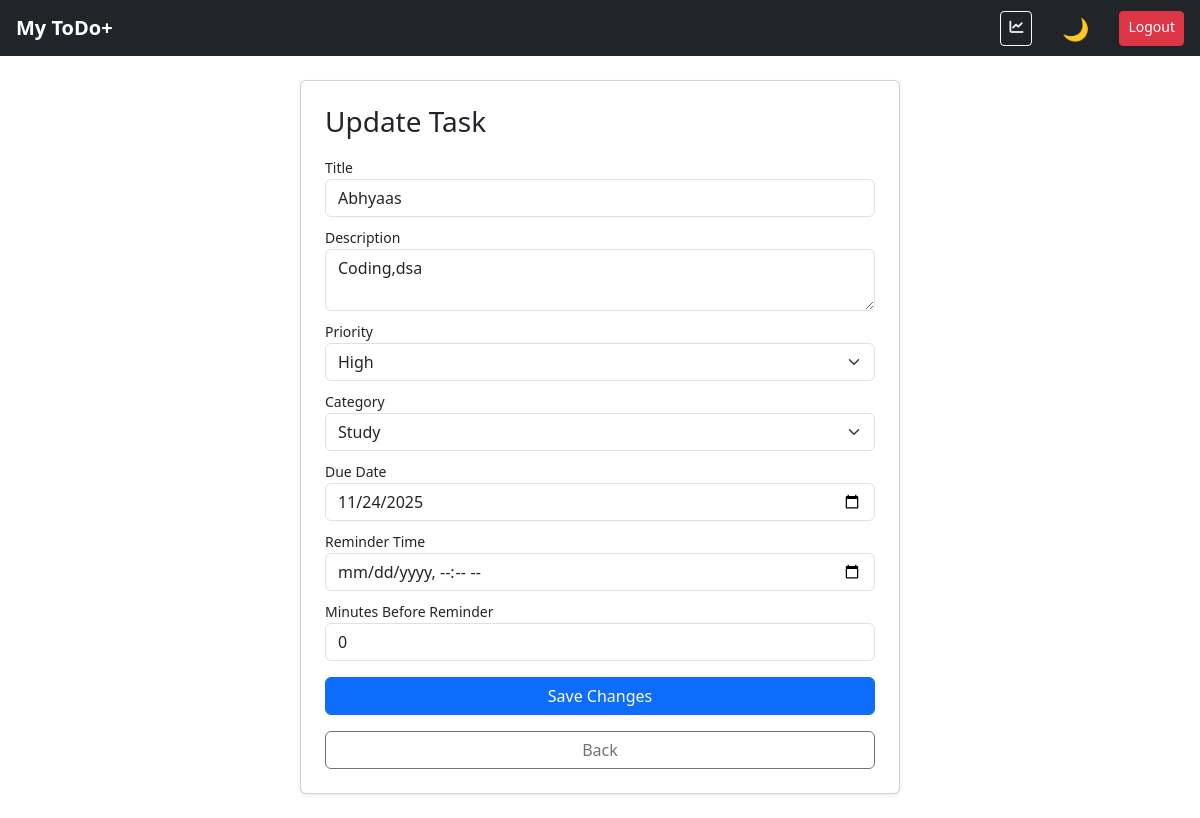
Screenshot of /update/2 (signed in) with the database file from the repository.
### app.py (models this page shows)
class Todo(db.Model):
    sno = db.Column(db.Integer, primary_key=True)
    title = db.Column(db.String(200), nullable=False)
    desc = db.Column(db.String(500), nullable=False)
    date_created = db.Column(db.DateTime, default=datetime.utcnow)
    completed = db.Column(db.Boolean, default=False)
    priority = db.Column(db.String(20), default="Medium")
    category = db.Column(db.String(50), default="General")
    due_date = db.Column(db.String(20), nullable=True)
    position = db.Column(db.Integer, default=0)
    user_id = db.Column(db.Integer, db.ForeignKey("user.id"), nullable=False)
    reminder_time = db.Column(db.DateTime, nullable=True)
    reminder_minutes_before = db.Column(db.Integer, default=0)
    status = db.Column(db.String(20), default="todo")  # todo, inprogress, done
    attachments = db.relationship("Attachment", backref="todo", cascade="all,delete", lazy=True)
    subtasks = db.relationship("Subtask", backref="todo", cascade="all,delete", lazy="dynamic")

### app.py (the view, shortened to what this page needs)
@app.route("/update/<int:sno>", methods=["GET", "POST"])
@login_required
def update(sno):
    todo = Todo.query.get_or_404(sno)
    if todo.user_id != current_user.id:
        return redirect("/")
    return render_template("update.html", todo=todo)

### app.py (called while the page is built)
@login_manager.user_loader
def load_user(user_id):
    return User.query.get(int(user_id))

### templates/update.html (shortened to what this page needs)
{% extends "base.html" %}
{% block content %}
<div class="container">
    <div class="card p-4 shadow-sm" style="max-width: 600px; margin: auto;">
        <h3 class="mb-3">Update Task</h3>
        <form method="POST">
            <label class="small">Title</label>
            <input class="form-control mb-2"
                   name="title"
                   value="{{ todo.title }}"
                   required>
            <label class="small">Description</label>
            <textarea class="form-control mb-2"
                      name="desc"
                      required>{{ todo.desc }}</textarea>
            <label class="small">Priority</label>
            <select class="form-select mb-2" name="priority">
                <option {% if todo.priority=='High' %}selected{% endif %}>High</option>
            </select>
            <label class="small">Category</label>
            <select class="form-select mb-2" name="category">
                <option {% if todo.category=='Study' %}selected{% endif %}>Study</option>
            </select>
            <label class="small">Due Date</label>
            <input class="form-control mb-2"
                   type="date"
                   name="due_date"
                   value="{{ todo.due_date }}">
            <label class="small">Reminder Time</label>
            <input class="form-control mb-2"
                   type="datetime-local"
                   name="reminder_time"
                   value="{{ todo.reminder_time|replace(' ', 'T') if todo.reminder_time }}">
            <label class="small">Minutes Before Reminder</label>
            <input class="form-control mb-3"
                   type="number"
                   name="reminder_minutes_before"
                   min="0"
                   value="{{ todo.reminder_minutes_before }}">
            <button class="btn btn-primary w-100">Save Changes</button>
        </form>
        <a href="/" class="btn btn-outline-secondary mt-3 w-100">Back</a>
    </div>
</div>
{% endblock %}

### templates/base.html (style rules this page uses)
:root[data-theme="light"] { --bg: #ffffff; --card: #ffffff; --text: #222222; }
body { background: var(--bg); color: var(--text); transition: background 0.3s, color 0.3s; }
.card { background: var(--card); transition: 0.3s; }
a { text-decoration: none; }

### rows the page displays
Todo: title "Abhyaas", desc "Coding,dsa", priority "High", category "Study", due_date "11/24/2025", reminder_minutes_before "0"
